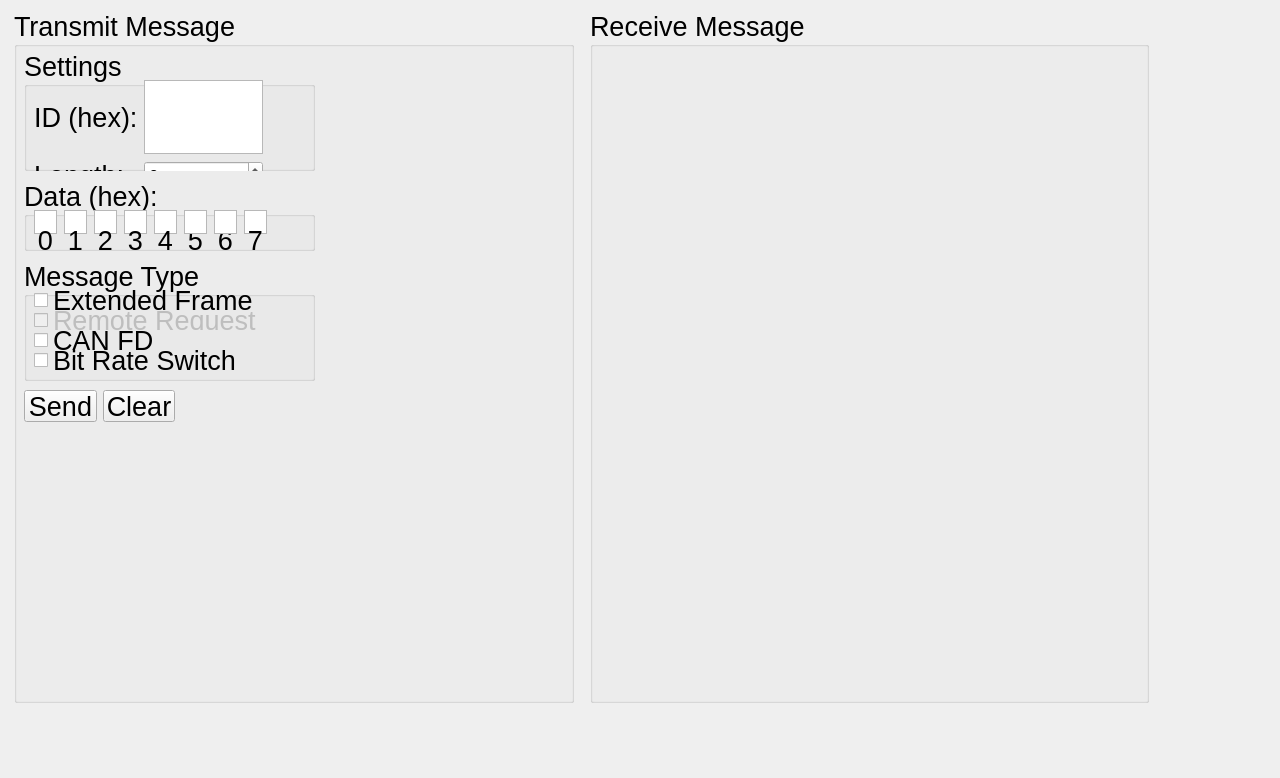
<?xml version="1.0" encoding="UTF-8"?>
<ui version="4.0">
 <class>Form</class>
 <widget class="QWidget" name="Form">
  <property name="geometry">
   <rect>
    <x>0</x>
    <y>0</y>
    <width>1280</width>
    <height>778</height>
   </rect>
  </property>
  <property name="windowTitle">
   <string>Form</string>
  </property>
  <widget class="QGroupBox" name="transmitBox">
   <property name="geometry">
    <rect>
     <x>14</x>
     <y>10</y>
     <width>560</width>
     <height>693</height>
    </rect>
   </property>
   <property name="font">
    <font>
     <pointsize>20</pointsize>
    </font>
   </property>
   <property name="title">
    <string>Transmit Message</string>
   </property>
   <widget class="QGroupBox" name="dataTransmitBox">
    <property name="geometry">
     <rect>
      <x>10</x>
      <y>170</y>
      <width>291</width>
      <height>71</height>
     </rect>
    </property>
    <property name="title">
     <string>Data (hex):</string>
    </property>
    <widget class="QPlainTextEdit" name="databyte_13_14">
     <property name="geometry">
      <rect>
       <x>220</x>
       <y>30</y>
       <width>23</width>
       <height>24</height>
      </rect>
     </property>
     <property name="font">
      <font>
       <pointsize>13</pointsize>
      </font>
     </property>
     <property name="verticalScrollBarPolicy">
      <enum>Qt::ScrollBarAlwaysOff</enum>
     </property>
    </widget>
    <widget class="QLabel" name="label6">
     <property name="geometry">
      <rect>
       <x>190</x>
       <y>50</y>
       <width>23</width>
       <height>21</height>
      </rect>
     </property>
     <property name="text">
      <string>6</string>
     </property>
     <property name="alignment">
      <set>Qt::AlignCenter</set>
     </property>
    </widget>
    <widget class="QLabel" name="label5">
     <property name="geometry">
      <rect>
       <x>160</x>
       <y>50</y>
       <width>23</width>
       <height>21</height>
      </rect>
     </property>
     <property name="text">
      <string>5</string>
     </property>
     <property name="alignment">
      <set>Qt::AlignCenter</set>
     </property>
    </widget>
    <widget class="QPlainTextEdit" name="databyte_0_1">
     <property name="geometry">
      <rect>
       <x>10</x>
       <y>30</y>
       <width>23</width>
       <height>24</height>
      </rect>
     </property>
     <property name="font">
      <font>
       <pointsize>13</pointsize>
      </font>
     </property>
     <property name="verticalScrollBarPolicy">
      <enum>Qt::ScrollBarAlwaysOff</enum>
     </property>
    </widget>
    <widget class="QPlainTextEdit" name="databyte_9_10">
     <property name="geometry">
      <rect>
       <x>160</x>
       <y>30</y>
       <width>23</width>
       <height>24</height>
      </rect>
     </property>
     <property name="font">
      <font>
       <pointsize>13</pointsize>
      </font>
     </property>
     <property name="verticalScrollBarPolicy">
      <enum>Qt::ScrollBarAlwaysOff</enum>
     </property>
    </widget>
    <widget class="QPlainTextEdit" name="databyte_7_8">
     <property name="geometry">
      <rect>
       <x>130</x>
       <y>30</y>
       <width>23</width>
       <height>24</height>
      </rect>
     </property>
     <property name="font">
      <font>
       <pointsize>13</pointsize>
      </font>
     </property>
     <property name="verticalScrollBarPolicy">
      <enum>Qt::ScrollBarAlwaysOff</enum>
     </property>
    </widget>
    <widget class="QPlainTextEdit" name="databyte_2_3">
     <property name="geometry">
      <rect>
       <x>40</x>
       <y>30</y>
       <width>23</width>
       <height>24</height>
      </rect>
     </property>
     <property name="font">
      <font>
       <pointsize>13</pointsize>
      </font>
     </property>
     <property name="verticalScrollBarPolicy">
      <enum>Qt::ScrollBarAlwaysOff</enum>
     </property>
    </widget>
    <widget class="QLabel" name="label7">
     <property name="geometry">
      <rect>
       <x>220</x>
       <y>50</y>
       <width>23</width>
       <height>21</height>
      </rect>
     </property>
     <property name="text">
      <string>7</string>
     </property>
     <property name="alignment">
      <set>Qt::AlignCenter</set>
     </property>
    </widget>
    <widget class="QLabel" name="label0">
     <property name="geometry">
      <rect>
       <x>10</x>
       <y>50</y>
       <width>23</width>
       <height>21</height>
      </rect>
     </property>
     <property name="text">
      <string>0</string>
     </property>
     <property name="alignment">
      <set>Qt::AlignCenter</set>
     </property>
    </widget>
    <widget class="QPlainTextEdit" name="databyte_6_7">
     <property name="geometry">
      <rect>
       <x>100</x>
       <y>30</y>
       <width>23</width>
       <height>24</height>
      </rect>
     </property>
     <property name="font">
      <font>
       <pointsize>13</pointsize>
      </font>
     </property>
     <property name="verticalScrollBarPolicy">
      <enum>Qt::ScrollBarAlwaysOff</enum>
     </property>
    </widget>
    <widget class="QLabel" name="label4">
     <property name="geometry">
      <rect>
       <x>130</x>
       <y>50</y>
       <width>23</width>
       <height>21</height>
      </rect>
     </property>
     <property name="text">
      <string>4</string>
     </property>
     <property name="alignment">
      <set>Qt::AlignCenter</set>
     </property>
    </widget>
    <widget class="QPlainTextEdit" name="databyte_4_5">
     <property name="geometry">
      <rect>
       <x>70</x>
       <y>30</y>
       <width>23</width>
       <height>24</height>
      </rect>
     </property>
     <property name="font">
      <font>
       <pointsize>13</pointsize>
      </font>
     </property>
     <property name="verticalScrollBarPolicy">
      <enum>Qt::ScrollBarAlwaysOff</enum>
     </property>
    </widget>
    <widget class="QLabel" name="label1">
     <property name="geometry">
      <rect>
       <x>40</x>
       <y>50</y>
       <width>23</width>
       <height>21</height>
      </rect>
     </property>
     <property name="text">
      <string>1</string>
     </property>
     <property name="alignment">
      <set>Qt::AlignCenter</set>
     </property>
    </widget>
    <widget class="QPlainTextEdit" name="databyte_11_12">
     <property name="geometry">
      <rect>
       <x>190</x>
       <y>30</y>
       <width>23</width>
       <height>24</height>
      </rect>
     </property>
     <property name="font">
      <font>
       <pointsize>13</pointsize>
      </font>
     </property>
     <property name="verticalScrollBarPolicy">
      <enum>Qt::ScrollBarAlwaysOff</enum>
     </property>
    </widget>
    <widget class="QLabel" name="label2">
     <property name="geometry">
      <rect>
       <x>70</x>
       <y>50</y>
       <width>23</width>
       <height>21</height>
      </rect>
     </property>
     <property name="text">
      <string>2</string>
     </property>
     <property name="alignment">
      <set>Qt::AlignCenter</set>
     </property>
    </widget>
    <widget class="QLabel" name="label3">
     <property name="geometry">
      <rect>
       <x>100</x>
       <y>50</y>
       <width>23</width>
       <height>21</height>
      </rect>
     </property>
     <property name="text">
      <string>3</string>
     </property>
     <property name="alignment">
      <set>Qt::AlignCenter</set>
     </property>
    </widget>
   </widget>
   <widget class="QGroupBox" name="settingsTransmitBox">
    <property name="geometry">
     <rect>
      <x>10</x>
      <y>40</y>
      <width>291</width>
      <height>121</height>
     </rect>
    </property>
    <property name="title">
     <string>Settings</string>
    </property>
    <widget class="QWidget" name="layoutWidget">
     <property name="geometry">
      <rect>
       <x>10</x>
       <y>30</y>
       <width>271</width>
       <height>191</height>
      </rect>
     </property>
     <layout class="QGridLayout" name="gridLayout">
      <item row="0" column="1">
       <widget class="QPlainTextEdit" name="idText">
        <property name="font">
         <font>
          <pointsize>13</pointsize>
         </font>
        </property>
        <property name="verticalScrollBarPolicy">
         <enum>Qt::ScrollBarAlwaysOff</enum>
        </property>
       </widget>
      </item>
      <item row="3" column="2">
       <widget class="QLabel" name="cycleUnitLabel">
        <property name="text">
         <string>ms</string>
        </property>
       </widget>
      </item>
      <item row="3" column="1">
       <widget class="QPlainTextEdit" name="cycleText">
        <property name="font">
         <font>
          <pointsize>13</pointsize>
         </font>
        </property>
        <property name="verticalScrollBarPolicy">
         <enum>Qt::ScrollBarAlwaysOff</enum>
        </property>
       </widget>
      </item>
      <item row="0" column="0">
       <widget class="QLabel" name="idLabel">
        <property name="text">
         <string>ID (hex):</string>
        </property>
       </widget>
      </item>
      <item row="2" column="0">
       <widget class="QLabel" name="lengthLabel">
        <property name="text">
         <string>Length:</string>
        </property>
       </widget>
      </item>
      <item row="3" column="0">
       <widget class="QLabel" name="cycleLabel">
        <property name="text">
         <string>Cycle:</string>
        </property>
       </widget>
      </item>
      <item row="2" column="1">
       <widget class="QSpinBox" name="lengthSpinBox">
        <property name="font">
         <font>
          <pointsize>13</pointsize>
         </font>
        </property>
       </widget>
      </item>
     </layout>
    </widget>
   </widget>
   <widget class="QGroupBox" name="messageTypeTransmitBox">
    <property name="geometry">
     <rect>
      <x>10</x>
      <y>250</y>
      <width>291</width>
      <height>121</height>
     </rect>
    </property>
    <property name="title">
     <string>Message Type</string>
    </property>
    <widget class="QCheckBox" name="extendedFrameBox">
     <property name="geometry">
      <rect>
       <x>10</x>
       <y>30</y>
       <width>271</width>
       <height>20</height>
      </rect>
     </property>
     <property name="text">
      <string>Extended Frame</string>
     </property>
    </widget>
    <widget class="QCheckBox" name="remoteRequestBox">
     <property name="enabled">
      <bool>false</bool>
     </property>
     <property name="geometry">
      <rect>
       <x>10</x>
       <y>50</y>
       <width>271</width>
       <height>20</height>
      </rect>
     </property>
     <property name="text">
      <string>Remote Request</string>
     </property>
    </widget>
    <widget class="QCheckBox" name="canFDBox">
     <property name="geometry">
      <rect>
       <x>10</x>
       <y>70</y>
       <width>271</width>
       <height>20</height>
      </rect>
     </property>
     <property name="text">
      <string>CAN FD</string>
     </property>
    </widget>
    <widget class="QCheckBox" name="bitRateSwitchBox">
     <property name="geometry">
      <rect>
       <x>10</x>
       <y>90</y>
       <width>271</width>
       <height>20</height>
      </rect>
     </property>
     <property name="text">
      <string>Bit Rate Switch</string>
     </property>
    </widget>
   </widget>
   <widget class="QWidget" name="layoutWidget_2">
    <property name="geometry">
     <rect>
      <x>10</x>
      <y>380</y>
      <width>151</width>
      <height>32</height>
     </rect>
    </property>
    <layout class="QHBoxLayout" name="buttonLayout">
     <item>
      <widget class="QPushButton" name="sendButton">
       <property name="text">
        <string>Send</string>
       </property>
      </widget>
     </item>
     <item>
      <widget class="QPushButton" name="clearButton">
       <property name="text">
        <string>Clear</string>
       </property>
      </widget>
     </item>
    </layout>
   </widget>
  </widget>
  <widget class="QGroupBox" name="receiveBox">
   <property name="geometry">
    <rect>
     <x>590</x>
     <y>10</y>
     <width>559</width>
     <height>693</height>
    </rect>
   </property>
   <property name="font">
    <font>
     <pointsize>20</pointsize>
    </font>
   </property>
   <property name="title">
    <string>Receive Message</string>
   </property>
  </widget>
 </widget>
 <resources/>
 <connections/>
</ui>
